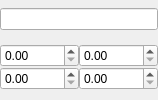
<?xml version="1.0" encoding="UTF-8"?>
<ui version="4.0">
 <class>TextureLineEdit</class>
 <widget class="QWidget" name="TextureLineEdit">
  <property name="geometry">
   <rect>
    <x>0</x>
    <y>0</y>
    <width>158</width>
    <height>100</height>
   </rect>
  </property>
  <property name="sizePolicy">
   <sizepolicy hsizetype="Preferred" vsizetype="Fixed">
    <horstretch>0</horstretch>
    <verstretch>0</verstretch>
   </sizepolicy>
  </property>
  <property name="minimumSize">
   <size>
    <width>0</width>
    <height>0</height>
   </size>
  </property>
  <property name="maximumSize">
   <size>
    <width>16777215</width>
    <height>100</height>
   </size>
  </property>
  <property name="windowTitle">
   <string>Form</string>
  </property>
  <layout class="QVBoxLayout" name="verticalLayout">
   <property name="leftMargin">
    <number>0</number>
   </property>
   <property name="topMargin">
    <number>0</number>
   </property>
   <property name="rightMargin">
    <number>0</number>
   </property>
   <property name="bottomMargin">
    <number>0</number>
   </property>
   <item>
    <layout class="QHBoxLayout" name="horizontalLayout">
     <item>
      <widget class="MyLineEdit" name="lineEdit"/>
     </item>
    </layout>
   </item>
   <item>
    <layout class="QGridLayout" name="gridLayout">
     <property name="spacing">
      <number>0</number>
     </property>
     <item row="0" column="0">
      <widget class="QDoubleSpinBox" name="uv1_sb">
       <property name="sizePolicy">
        <sizepolicy hsizetype="Minimum" vsizetype="Fixed">
         <horstretch>0</horstretch>
         <verstretch>0</verstretch>
        </sizepolicy>
       </property>
       <property name="minimumSize">
        <size>
         <width>40</width>
         <height>0</height>
        </size>
       </property>
       <property name="decimals">
        <number>2</number>
       </property>
       <property name="maximum">
        <double>999.000000000000000</double>
       </property>
      </widget>
     </item>
     <item row="0" column="1">
      <widget class="QDoubleSpinBox" name="uv2_sb">
       <property name="minimumSize">
        <size>
         <width>40</width>
         <height>0</height>
        </size>
       </property>
       <property name="decimals">
        <number>2</number>
       </property>
       <property name="maximum">
        <double>999.000000000000000</double>
       </property>
      </widget>
     </item>
     <item row="1" column="0">
      <widget class="QDoubleSpinBox" name="uv3_sb">
       <property name="minimumSize">
        <size>
         <width>40</width>
         <height>0</height>
        </size>
       </property>
       <property name="decimals">
        <number>2</number>
       </property>
       <property name="maximum">
        <double>999.000000000000000</double>
       </property>
      </widget>
     </item>
     <item row="1" column="1">
      <widget class="QDoubleSpinBox" name="uv4_sb">
       <property name="minimumSize">
        <size>
         <width>40</width>
         <height>0</height>
        </size>
       </property>
       <property name="decimals">
        <number>2</number>
       </property>
       <property name="maximum">
        <double>999.000000000000000</double>
       </property>
      </widget>
     </item>
    </layout>
   </item>
  </layout>
 </widget>
 <customwidgets>
  <customwidget>
   <class>MyLineEdit</class>
   <extends>QLineEdit</extends>
   <header>../../src/editor/mylineedit.h</header>
  </customwidget>
 </customwidgets>
 <tabstops>
  <tabstop>lineEdit</tabstop>
  <tabstop>uv1_sb</tabstop>
  <tabstop>uv2_sb</tabstop>
 </tabstops>
 <resources/>
 <connections/>
</ui>
